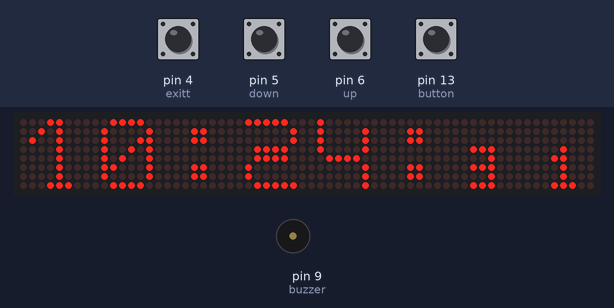
The sketch below on a simulated Arduino Uno, built with avr-gcc and run on an emulated ATmega328P. Parts: 64×8 LED matrix, buzzer (waves = sounding, pin HIGH). Inputs (shaded band) come from the test bench; at power-on: pin 4 (exitt), pin 5 (down), pin 6 (up), pin 13 (button) HIGH. The local clock reads 2024-03-15 10:24:30 at power-on unless the sketch sets it.

Above: at 1.2 s.
1.3 s: pin 4 (exitt) pulled LOW for 0.15 s
At 2.6 s:
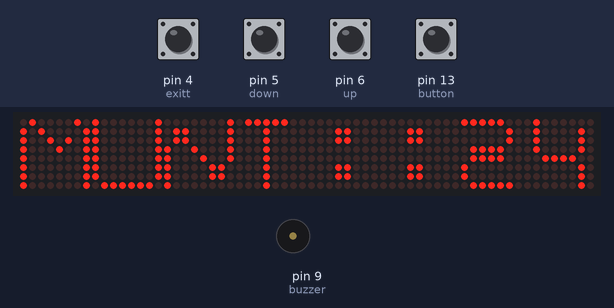
3.0 s: pin 5 (down) pulled LOW for 0.15 s
At 3.8 s:
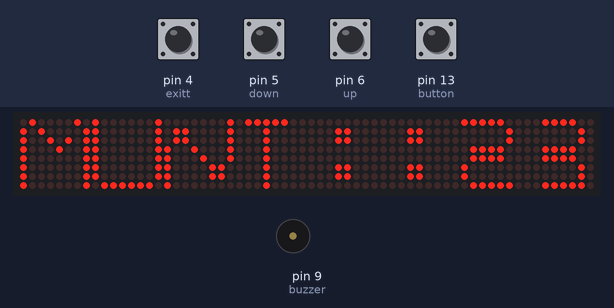
4.6 s: pin 4 (exitt) pulled LOW for 1 s
At 6.4 s:
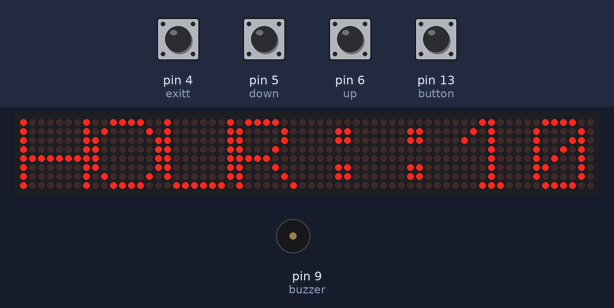
7.1 s: pin 6 (up) pulled LOW for 0.15 s
At 8.2 s:
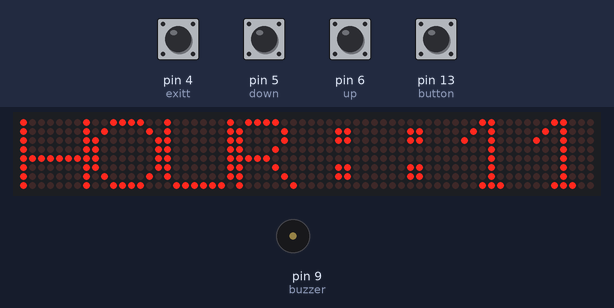
8.8 s: pin 6 (up) pulled LOW for 1 s
At 10.7 s:
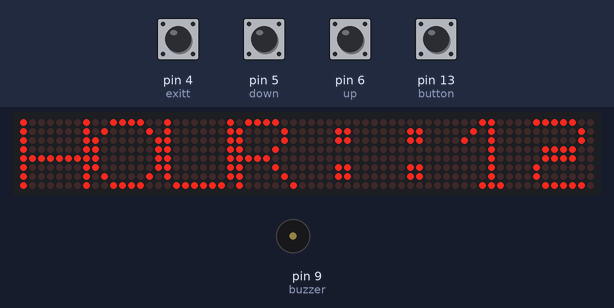
11.3 s: pin 4 (exitt) pulled LOW for 0.15 s
At 12.6 s:
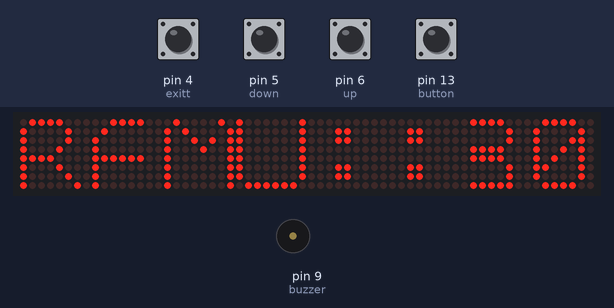
Timing chart, 0 to 14.0 s (numbered marks = the images above; inputs shaded):
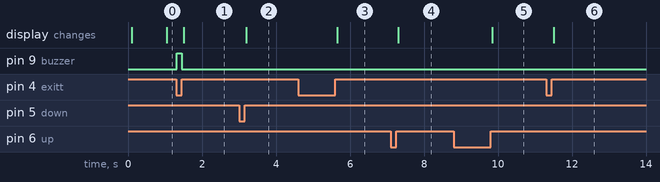

The sketch:

pr_enisoE11.3.ino
```cpp
#include <LedControl.h>
#include "RTClib.h"
RTC_DS1307 rtc;
//------------------
byte M[] = {66, 161, 149, 137, 129, 129, 129, 129};
byte N[] = {1, 97, 97, 145, 137, 134, 134, 128};
byte O[] = {60, 66, 129, 129, 129, 129, 66, 60};
byte R[] = {120, 132, 132, 136, 240, 136, 132, 130};
byte U[] = {129, 129, 129, 129, 129, 129, 129, 126};
byte F[] = {60, 64, 128, 128, 252, 128, 128, 128};
byte T[] = {124, 16, 16, 16, 16, 16, 16, 16};
byte H[] = {129, 129, 129, 129, 255, 129, 129, 129};
//-------------------------------------------------------------
byte ZERO[] = {60, 66, 70, 74, 82, 98, 66, 60};
byte UN[] = {24, 40, 72, 8, 8, 8, 8, 28};
byte DEUX[] = {124, 2, 2, 60, 60, 64, 64, 62};
byte TROIS[] = {60, 2, 2, 60, 60, 2, 2, 62};
byte QUATRE[] = {64, 66, 66, 66, 60, 2, 2, 2};
byte CINQ[] = {60, 64, 64, 64, 60, 2, 2, 124};
byte SIX[] = {60, 64, 64, 64, 60, 66, 66, 60};
byte SEPT[] = {112, 136, 8, 8, 28, 8, 8, 8};
byte HUIT[] = {60, 66, 66, 60, 60, 66, 66, 60};
byte NEUF[] = {60, 66, 66, 66, 62, 2, 2, 62};
//--------------------------------------------------------------------
byte ZEROS[] = {0x00,0x00,0x00,0x1C,0x22,0x22,0x22,0x1C};
byte UNS[] = {0x00,0x00,0x00,0x08,0x18,0x08,0x08,0x1C};
byte DEUXS[] = {0x00,0x00,0x00,0x38,0x08,0x38,0x20,0x38};
byte TROISS[] = {0x00,0x00,0x00,0x38,0x08,0x38,0x08,0x38};
byte QUATRES[] = {0x00,0x00,0x00,0x10,0x10,0x14,0x1C,0x04};
byte CINQS[] = {0x00,0x00,0x00,0x38,0x20,0x38,0x08,0x38};
byte SIXS[] = {0x00,0x00,0x00,0x38,0x20,0x38,0x28,0x38};
byte SEPTS[] = {0x00,0x00,0x00,0x38,0x08,0x1C,0x08,0x08};
byte HUITS[] = {0x00,0x00,0x00,0x38,0x28,0x38,0x28,0x38};
byte NEUFS[] = {0x00,0x00,0x00,0x38,0x28,0x38,0x08,0x38};
byte POINTS [] {0, 24, 24, 0, 0, 24, 24, 0};
//---------------------------------------------
int nowdays;
int u0,u1;
int DIN = 12;
int CLK =  11;
int CS = 10;
int up=6;
int down=5;
int exitt=4;
int buzzer=9;
int button =13;
int adresse;
float z;
int sp;
int ph,pm,ps;
uint32_t s,pr,sref;
byte y[8];
LedControl lc=LedControl(DIN,CLK,CS,8);
int seconds,minutes,hours,days,months,years,last_seconds;
int minutref,houref;

void setup() {
  Serial.begin(9600);
   pinMode(button,INPUT_PULLUP);
   pinMode(exitt,INPUT_PULLUP);
       pinMode(up,INPUT_PULLUP);
         pinMode(down,INPUT_PULLUP);
          pinMode(buzzer,OUTPUT);
          for(int adder=0;adder<8; adder++)
  {
   lc.shutdown(adder,false);
   lc.setIntensity(adder,8);
   lc.clearDisplay(adder);
  }
        sp=0;
      minutref=30;
    houref=1;
}


void trans2(byte(n))
{
   switch(n)
  {
  case 0:
  for(int i=0;i<8;i++)
  y[i]=ZEROS[i];
  break;
  case 1:
  for(int i=0;i<8;i++)
  y[i]=UNS[i];
  break;
  case 2:
  for(int i=0;i<8;i++)
    y[i]=DEUXS[i];
  break;
  case 3:
  for(int i=0;i<8;i++)
   y[i]=TROISS[i];
  break;
  case 4:
  for(int i=0;i<8;i++)
   y[i]=QUATRES[i];
  break;
  case 5:
  for(int i=0;i<8;i++)
   y[i]=CINQS[i];
  break;
  case 6:
  for(int i=0;i<8;i++)
    y[i]=SIXS[i];
  break;
  case 7:
  for(int i=0;i<8;i++)
   y[i]=SEPTS[i];
   break;
   case 8:
   for(int i=0;i<8;i++)
    y[i]=HUITS[i];
  break;
  case 9:
  for(int i=0;i<8;i++)
   y[i]=NEUFS[i];
    break;
  }
}
//--------
void trans(byte(n))
{
   switch(n)
  {
  case 0:
  for(int i=0;i<8;i++)
  y[i]=ZERO[i];
  break;
  case 1:
  for(int i=0;i<8;i++)
  y[i]=UN[i];
  break;
  case 2:
  for(int i=0;i<8;i++)
    y[i]=DEUX[i];
  break;
  case 3:
  for(int i=0;i<8;i++)
   y[i]=TROIS[i];
  break;
  case 4:
  for(int i=0;i<8;i++)
   y[i]=QUATRE[i];
  break;
  case 5:
  for(int i=0;i<8;i++)
   y[i]=CINQ[i];
  break;
  case 6:
  for(int i=0;i<8;i++)
    y[i]=SIX[i];
  break;
  case 7:
  for(int i=0;i<8;i++)
   y[i]=SEPT[i];
   break;
   case 8:
   for(int i=0;i<8;i++)
    y[i]=HUIT[i];
  break;
  case 9:
  for(int i=0;i<8;i++)
   y[i]=NEUF[i];
    break;
  }
}
//------------
void conv_to_bcd(int val)
{
  u0=val%10;
  val=val/10;
  u1=val%10;
   }

//--------------------------------------------------
void  rtc_time ()
{
    DateTime now = rtc.now();
    hours=now.hour();
    minutes=now.minute();
    seconds=now.second();
    days=now.day();
    months=now.month();
    years=now.year();
    nowdays=now.dayOfTheWeek();


}
//----------------------------------

 void affiche_time()
     {

         //-----------------------------
        conv_to_bcd(seconds);
        trans2(u0);
        printByte0(y);
        trans2(u1);
        printByte1(y);
        printByte2(POINTS);
        //------------------------------
         conv_to_bcd(minutes);
        trans(u0);
        printByte3(y);
        trans(u1);
        printByte4(y);
        printByte5(POINTS);
        //------------------------
        conv_to_bcd(hours);
        trans(u0);
        printByte6(y);
        trans(u1);
        printByte7(y);


     }


void loop()
{
   rtc_time ();
  switch(sp)
  {
    case 0:

    affiche_time();

        if (digitalRead(button)==LOW)
    {
      digitalWrite(buzzer,HIGH);
       while (digitalRead(button)==LOW)
       {
        }
      digitalWrite(buzzer,LOW);
        sp=1;
    }
    else if (digitalRead(exitt)==LOW)
    {
       digitalWrite(buzzer,HIGH);
       while (digitalRead(exitt)==LOW)
       {
        }
      digitalWrite(buzzer,LOW);
        sp=3;
    }

    break;
    //-------------------------------------------------------
    case 1:
    houref=houref+hours;
    minutref=minutref+minutes;
    sref=houref*3600+minutref*60+seconds;
     sp=2;
    break;
    //-----------------------------------------------------
    case 2:
    aff_time2();
    if (s==0)
    {
    digitalWrite(buzzer,LOW);
    sp=0;
    }
    else if (digitalRead(button)==LOW)
    {
      digitalWrite(buzzer,HIGH);
       while (digitalRead(button)==LOW)
       {
               }
      digitalWrite(buzzer,LOW);
        sp=0;
    }
    break;
    //------------------------------------
    case 3:
        printByte7(M);
        printByte6(U);
        printByte5(N);
        printByte4(T);
        printByte3(POINTS);
        //------------------------------
         conv_to_bcd(minutes);
        trans(u1);
        printByte1(y);
        trans(u0);
        printByte0(y);
        //------------------------

 conv_to_bcd(minutes);

     if (digitalRead(up)==LOW)
    {
        while (digitalRead(up)==LOW)
       {

       }
   minutes++;
    rtc.adjust(DateTime(years, months, days, hours, minutes, 0));
}
  else if (digitalRead(down)==LOW)
    {
        while (digitalRead(down)==LOW)
       {

       }
   minutes--;
    rtc.adjust(DateTime(years, months, days, hours, minutes, 0));
}
 else if (digitalRead(exitt)==LOW)
    {
        while (digitalRead(exitt)==LOW)
       {

       }

    sp=4;

}
break;
//----------------------------------------------------------
 case 4:
       printByte7(H);
        printByte6(O);
        printByte5(U);
        printByte4(R);
        printByte3(POINTS);
        //------------------------------
         conv_to_bcd(hours);
        trans(u1);
        printByte1(y);
        trans(u0);
        printByte0(y);
        //------------------------
      if (digitalRead(up)==LOW)
    {
        while (digitalRead(up)==LOW)
       {

       }
   hours++;
    rtc.adjust(DateTime(years, months, days, hours, minutes, 0));
}
  else if (digitalRead(down)==LOW)
    {
        while (digitalRead(down)==LOW)
       {

       }
   hours--;
    rtc.adjust(DateTime(years, months, days, hours, minutes, 0));
}
 else if (digitalRead(exitt)==LOW)
    {
        while (digitalRead(exitt)==LOW)
       {

       }

    sp=5;

}
break;
//----------------------------------------------------------
case 5:
conv_to_bcd(minutref);
       printByte7(R);
        printByte6(F);
        printByte5(M);
        printByte4(U);
        printByte3(POINTS);
        //------------------------------
         conv_to_bcd(minutref);
        trans(u1);
        printByte1(y);
        trans(u0);
        printByte0(y);
        //------------------------

     if (digitalRead(up)==LOW)
    {
        while (digitalRead(up)==LOW)
       {

       }
   minutref++;
}
  else if (digitalRead(down)==LOW)
    {
        while (digitalRead(down)==LOW)
       {

       }
   minutref--;
}

else if (digitalRead(exitt)==LOW)
    {
        while (digitalRead(exitt)==LOW)
       {

       }

    sp=6;
    }

break;
//---------------------------------------
case 6:
conv_to_bcd(houref);
  printByte7(R);
        printByte6(F);
        printByte5(H);
        printByte4(O);
        printByte3(POINTS);
        //------------------------------
         conv_to_bcd(houref);
        trans(u1);
        printByte1(y);
        trans(u0);
        printByte0(y);
        //------------------------

     if (digitalRead(up)==LOW)
    {
        while (digitalRead(up)==LOW)
       {

       }
houref++;
}
  else if (digitalRead(down)==LOW)
    {
        while (digitalRead(down)==LOW)
       {

       }
  houref--;
}

else if (digitalRead(exitt)==LOW)
    {
        while (digitalRead(exitt)==LOW)
       {

       }

    sp=0;
    }

break;
  }
}


void aff_time2()
{

     s=sref- (hours*3600+minutes*60+seconds);

  z=s/3600.0;
    z=z-0.5;
  ph=round(z);
   //------------------------------------------
 pr=s-ph*3600;
    z=pr/60.0;
  z=z-0.5;
  pm=round(z);
 //-------------
 if (s<60)
 {
  digitalWrite(buzzer,!digitalRead(buzzer));
 }
 //----------------
 ps=s-((ph*3600)+(pm*60));
conv_to_bcd(ps);
        trans2(u0);
        printByte0(y);
        trans2(u1);
        printByte1(y);
        printByte2(POINTS);
 conv_to_bcd(pm);
  trans(u0);
        printByte3(y);
        trans(u1);
        printByte4(y);
        printByte5(POINTS);
  conv_to_bcd(ph);
   trans(u0);
        printByte6(y);
        trans(u1);
        printByte7(y);


}
//--
void printByte0(byte character [])
{
  int i = 0;

  for(i=0;i<8;i++)
  {
    lc.setRow(0,i,character[i]);
  }
   }

//--------------------------------------------
void printByte1(byte character [])
{
  int i = 0;

  for(i=0;i<8;i++)
  {
    lc.setRow(1,i,character[i]);
  }
   }
   //-----------------------------------------------------
   void printByte2(byte character [])
{
  int i = 0;

  for(i=0;i<8;i++)
  {
    lc.setRow(2,i,character[i]);
  }
   }
   //--------------
   void printByte3(byte character [])
{
  int i = 0;

  for(i=0;i<8;i++)
  {
    lc.setRow(3,i,character[i]);
  }
   }
   //--------------
   void printByte4(byte character [])
{
  int i = 0;

  for(i=0;i<8;i++)
  {
    lc.setRow(4,i,character[i]);
  }
   }
   //------
    void printByte5(byte character [])
{
  int i = 0;

  for(i=0;i<8;i++)
  {
    lc.setRow(5,i,character[i]);
  }
   }
   //---
    void printByte6(byte character [])
{
  int i = 0;

  for(i=0;i<8;i++)
  {
    lc.setRow(6,i,character[i]);
  }
   }
   //--
    void printByte7(byte character [])
{
  int i = 0;

  for(i=0;i<8;i++)
  {
    lc.setRow(7,i,character[i]);
  }
   }
   void printByte8(byte character [])
{
  int i = 0;

  for(i=0;i<8;i++)
  {
    lc.setRow(8,i,character[i]);
  }
   }
```

Measured:
- after the input at 1.3 s, pin 9 (buzzer): LOW → HIGH at once, → LOW 0.13 s later; the display: changes after 0.20 s (image 1)
- after the input at 3.0 s, the display: changes after 0.20 s (image 2)
- after the input at 4.6 s, the display: changes after 1.1 s (image 3)
- after the input at 7.1 s, the display: changes after 0.20 s (image 4)
- after the input at 8.8 s, the display: changes after 1.1 s (image 5)
- after the input at 11.3 s, the display: changes after 0.20 s (image 6)
